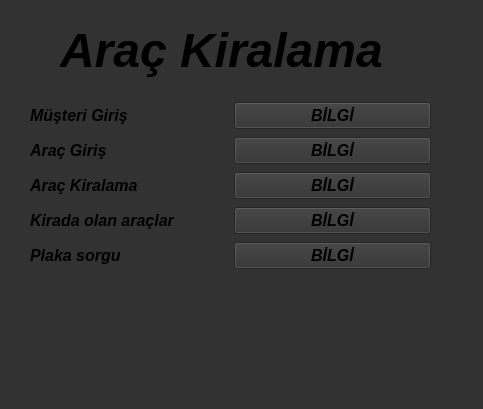
<?xml version="1.0" encoding="UTF-8"?>
<ui version="4.0">
 <class>anapencere</class>
 <widget class="QMainWindow" name="anapencere">
  <property name="geometry">
   <rect>
    <x>0</x>
    <y>0</y>
    <width>483</width>
    <height>409</height>
   </rect>
  </property>
  <property name="windowTitle">
   <string>anapencere</string>
  </property>
  <property name="styleSheet">
   <string notr="true">background-color: rgb(50, 50, 50);</string>
  </property>
  <widget class="QWidget" name="centralwidget">
   <widget class="QWidget" name="gridLayoutWidget">
    <property name="geometry">
     <rect>
      <x>30</x>
      <y>100</y>
      <width>401</width>
      <height>171</height>
     </rect>
    </property>
    <layout class="QGridLayout" name="gridLayout_2">
     <item row="0" column="1">
      <widget class="QPushButton" name="musteribilgi">
       <property name="font">
        <font>
         <pointsize>12</pointsize>
         <italic>true</italic>
         <bold>true</bold>
        </font>
       </property>
       <property name="text">
        <string>BİLGİ</string>
       </property>
      </widget>
     </item>
     <item row="3" column="0">
      <widget class="QLabel" name="label_5">
       <property name="font">
        <font>
         <pointsize>12</pointsize>
         <italic>true</italic>
         <bold>true</bold>
        </font>
       </property>
       <property name="text">
        <string>Kirada olan araçlar</string>
       </property>
      </widget>
     </item>
     <item row="2" column="0">
      <widget class="QLabel" name="label_4">
       <property name="font">
        <font>
         <pointsize>12</pointsize>
         <italic>true</italic>
         <bold>true</bold>
        </font>
       </property>
       <property name="text">
        <string>Araç Kiralama</string>
       </property>
      </widget>
     </item>
     <item row="0" column="0">
      <widget class="QLabel" name="label_2">
       <property name="font">
        <font>
         <pointsize>12</pointsize>
         <italic>true</italic>
         <bold>true</bold>
        </font>
       </property>
       <property name="text">
        <string>Müşteri Giriş</string>
       </property>
      </widget>
     </item>
     <item row="1" column="1">
      <widget class="QPushButton" name="aracbilgi">
       <property name="font">
        <font>
         <pointsize>12</pointsize>
         <italic>true</italic>
         <bold>true</bold>
        </font>
       </property>
       <property name="text">
        <string>BİLGİ</string>
       </property>
      </widget>
     </item>
     <item row="2" column="1">
      <widget class="QPushButton" name="aracbilgi2">
       <property name="font">
        <font>
         <pointsize>12</pointsize>
         <italic>true</italic>
         <bold>true</bold>
        </font>
       </property>
       <property name="text">
        <string>BİLGİ</string>
       </property>
      </widget>
     </item>
     <item row="3" column="1">
      <widget class="QPushButton" name="aracbilgi3">
       <property name="font">
        <font>
         <pointsize>12</pointsize>
         <italic>true</italic>
         <bold>true</bold>
        </font>
       </property>
       <property name="text">
        <string>BİLGİ</string>
       </property>
      </widget>
     </item>
     <item row="1" column="0">
      <widget class="QLabel" name="label_3">
       <property name="font">
        <font>
         <pointsize>12</pointsize>
         <italic>true</italic>
         <bold>true</bold>
        </font>
       </property>
       <property name="text">
        <string>Araç Giriş</string>
       </property>
      </widget>
     </item>
     <item row="4" column="0">
      <widget class="QLabel" name="label_6">
       <property name="font">
        <font>
         <pointsize>12</pointsize>
         <italic>true</italic>
         <bold>true</bold>
        </font>
       </property>
       <property name="text">
        <string>Plaka sorgu</string>
       </property>
      </widget>
     </item>
     <item row="4" column="1">
      <widget class="QPushButton" name="aracbilgi_plaka">
       <property name="font">
        <font>
         <pointsize>12</pointsize>
         <italic>true</italic>
         <bold>true</bold>
        </font>
       </property>
       <property name="text">
        <string>BİLGİ</string>
       </property>
      </widget>
     </item>
    </layout>
   </widget>
   <widget class="QLabel" name="label">
    <property name="geometry">
     <rect>
      <x>60</x>
      <y>20</y>
      <width>431</width>
      <height>61</height>
     </rect>
    </property>
    <property name="font">
     <font>
      <pointsize>36</pointsize>
      <italic>true</italic>
      <bold>true</bold>
     </font>
    </property>
    <property name="text">
     <string>Araç Kiralama</string>
    </property>
   </widget>
  </widget>
  <widget class="QMenuBar" name="menubar">
   <property name="geometry">
    <rect>
     <x>0</x>
     <y>0</y>
     <width>483</width>
     <height>21</height>
    </rect>
   </property>
  </widget>
  <widget class="QStatusBar" name="statusbar"/>
 </widget>
 <tabstops>
  <tabstop>musteribilgi</tabstop>
  <tabstop>aracbilgi</tabstop>
  <tabstop>aracbilgi2</tabstop>
  <tabstop>aracbilgi3</tabstop>
 </tabstops>
 <resources/>
 <connections/>
</ui>
